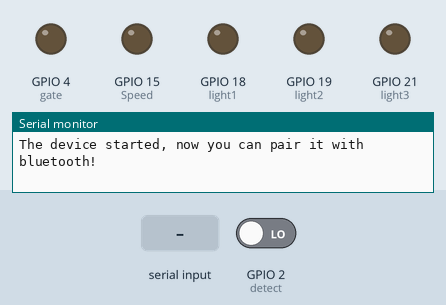
A sketch run on a simulated ESP32. Parts: output pins drawn as LEDs (lit = HIGH), the last lines printed to the serial monitor. The inputs (shaded band) are chosen by the test bench; at power-on: GPIO 2 (detect) LOW. Nothing arrives over Bluetooth unless stated.

Above: at 1.2 s.
1.3 s: "C" received over the second serial link
At 2.3 s:
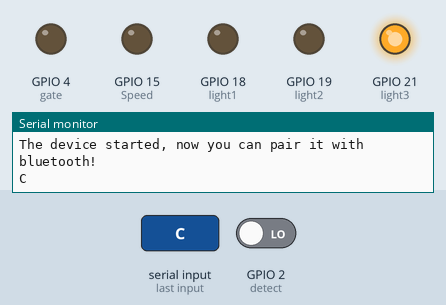
2.8 s: "A90\n" received over the second serial link
At 3.5 s:
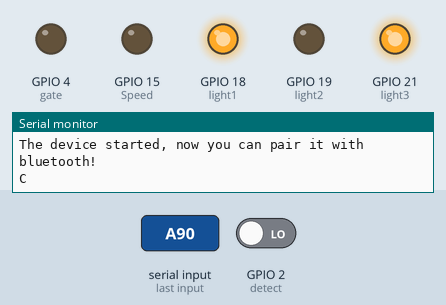
4.3 s: "c" received over the second serial link
At 4.6 s:
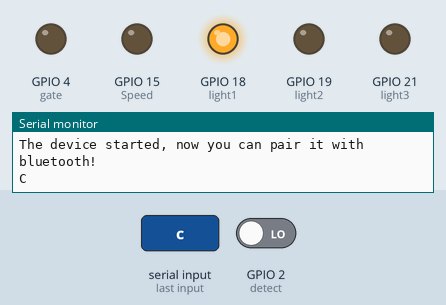
5.8 s: "B90\n" received over the second serial link
At 7.0 s:
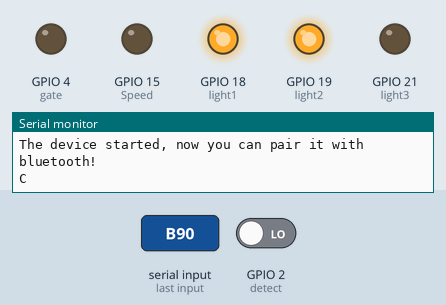
7.3 s: "a90\n" received over the second serial link
At 8.1 s:
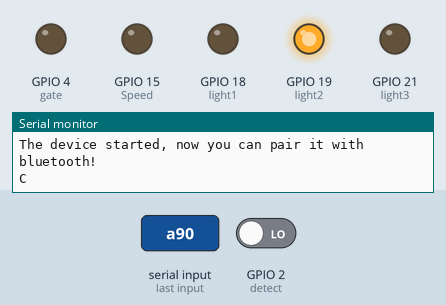
8.8 s: "A,45\n" received over the second serial link
At 9.2 s:
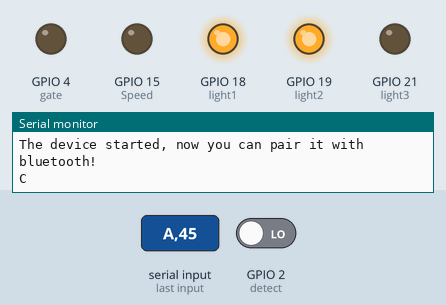
Timing chart, 0 to 11.3 s (numbered marks = the images above; inputs shaded):
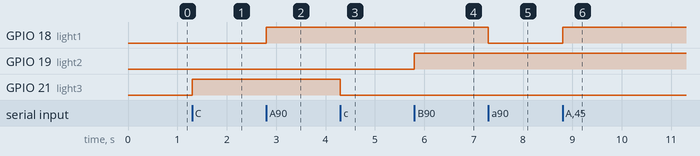

The sketch:

fan_speed_and_light_controller_bluetooth.ino
```cpp
#include "BluetoothSerial.h"
#define Speed 15
#define light1 18
#define light2 19
#define light3 21

#define detect 2
#define gate 4
#define pulse 500

int speed=10000;
int state=0;


char cmnd;
BluetoothSerial SerialBT;

void setup()
{
Serial.begin(115200);

  pinMode(Speed,OUTPUT);
  digitalWrite(Speed,LOW);

  SerialBT.begin("SMART LIGHTS"); //Bluetooth device name
  Serial.println("The device started, now you can pair it with bluetooth!");

  pinMode(light1,OUTPUT);
  pinMode(light2,OUTPUT);
  pinMode(light3,OUTPUT);

  pinMode(detect , INPUT);
  digitalWrite(detect, HIGH);
  pinMode(gate , OUTPUT);
  attachInterrupt(detect,zeroCrossingInterrupt,RISING);

}


void zeroCrossingInterrupt(){


 if (state==0){

     delayMicroseconds(speed);
     digitalWrite(gate,HIGH);
     delayMicroseconds(pulse );
     state=1;
 }
  else
  {
    digitalWrite(gate,LOW);
    state=0;
    }
}

void loop(){

int val;

  if (SerialBT.available()) {

   cmnd=SerialBT.read();
   if (cmnd=='F')
    {   val=SerialBT.parseInt();
    {
      speed=map(val,0,255,10000,500);
    }
    }

    if (cmnd=='A')
      {
        digitalWrite(light1,HIGH);
      }

    if (cmnd=='a')
      {
        digitalWrite(light1,LOW);
      }

      if (cmnd=='B')
      {
        digitalWrite(light2,HIGH);
      }

    if (cmnd=='b')
      {
        digitalWrite(light2,LOW);
      }

    if (cmnd=='C')
      {
        digitalWrite(light3,HIGH);
        Serial.println(cmnd);
      }

    if (cmnd=='c')
      {
        digitalWrite(light3,LOW);
      }

delay(20);
  }


if (speed>9999 ){detachInterrupt(2);digitalWrite(gate,LOW);}
  else
    attachInterrupt(2,zeroCrossingInterrupt,RISING);


}
```

Measured:
- after the input at 1.3 s, GPIO 21 (light3): LOW → HIGH at once
- after the input at 2.8 s, GPIO 18 (light1): LOW → HIGH at once
- after the input at 4.3 s, GPIO 21 (light3): HIGH → LOW at once
- after the input at 5.8 s, GPIO 19 (light2): LOW → HIGH at once
- after the input at 7.3 s, GPIO 18 (light1): HIGH → LOW at once
- after the input at 8.8 s, GPIO 18 (light1): LOW → HIGH at once
